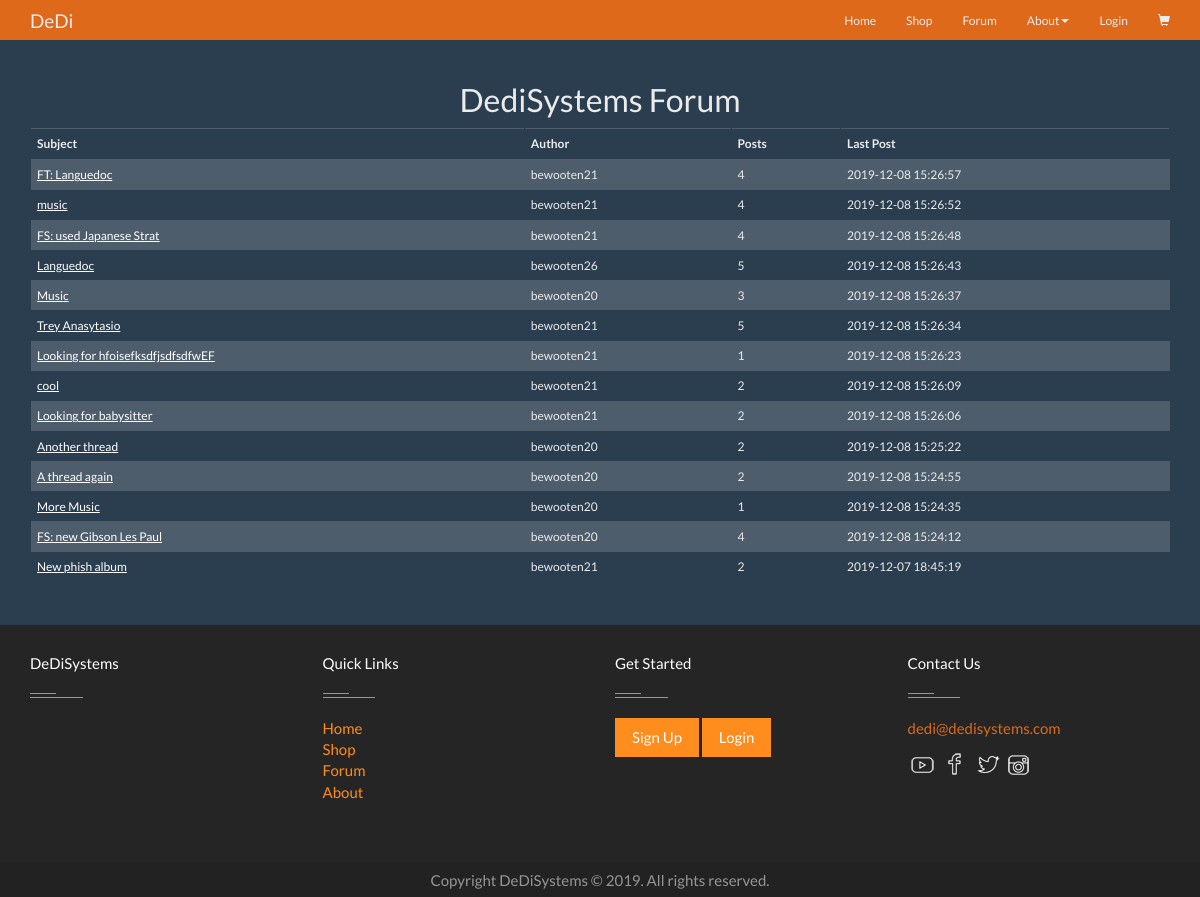
The page /index.php?action=forum on the database its author committed.
### tables this page shows
CREATE TABLE `thread` (
  `threadId` int(11) NOT NULL,
  `author` varchar(50) NOT NULL,
  `time` timestamp NOT NULL DEFAULT CURRENT_TIMESTAMP,
  `subject` varchar(75) NOT NULL,
  `body` varchar(4000) NOT NULL,
  `numPosts` int(11) NOT NULL,
  `lastPost` datetime NOT NULL
);

### model/thread_db.php (called while the page is built, shortened)
<?php
require('thread.php');
class thread_db{
    public static function get_threads(){
        $db = Database::getDB();
        $query = 'SELECT * FROM thread
                        ORDER by lastPost DESC' ;
        $statement = $db->prepare($query);
        $statement->execute();
        $rows = $statement->fetchAll();
        $threads = [];
        foreach ($rows as $value) {
            $threads[$value['threadId']]= new thread($value['threadId'], $value['author'], $value['lastPost'], $value['subject'], $value['body'], $value['numPosts']);
        }
        return $threads;
    }
}

### model/thread.php (called while the page is built, shortened)
<?php
class thread {
    private $id, $author, $time, $subject, $body, $posts;
    public function __construct($id, $author, $time, $subject, $body, $posts) {
        $this->id = $id;
        $this->author = $author;
        $this->time = $time;
        $this->subject = $subject;
        $this->posts = $posts;
    }
    function getId() {
        return $this->id;
    }
    function getAuthor() {
        return $this->author;
    }
    function getTime() {
        return $this->time;
    }
    function getSubject() {
        return $this->subject;
    }
    function getPosts() {
        return $this->posts;
    }
}

### view/forum.php (the view, shortened to what this page needs)
<!DOCTYPE html>
<html>
    <head>
        <?php include('css\css.php'); ?>
    </head>
    <body>
        <?php include ('nav.php'); ?>
        <br>
        <div class="center" >
            <h2>DediSystems Forum</h2>
        </div>
        <div class="container" id="bottom">
            <table class="table table-bordered table-hover table-striped ">
                <thead class="thead-dark">
                    <tr>
                        <th scope="col">Subject</th>
                        <th scope="col">Author</th>
                        <th scope="col">Posts</th>
                        <th scope="col">Last Post</th>
                    </tr>
                </thead>
                <tbody>
                    <?php foreach ($threads as $t) : ?>
                        <tr>
                            <td><a href="index.php?action=viewThread&amp;id=<?php echo $t->getId(); ?>"><?php echo $t->getSubject(); ?></td>
                            <td><?php echo $t->getAuthor(); ?></td>
                            <td><?php echo $t->getPosts(); ?></td>
                            <td><?php echo $t->getTime(); ?></td>
                        </tr>
                    <?php endforeach; ?>
                </tbody>
            </table>
        </div>
        <br>
        <footer class="footer">
            <?php include('./footer.php'); ?>
        </footer>
    </body>
</html>

### css/custom.css (style rules this page uses)
.center { text-align: center; }
.footer { position: relative; bottom: 0; width: 100%; height: 75px; }
body { min-height: 400px; margin-bottom: 100px; clear: both; }
#bottom { height: 100%; padding-bottom: 0; }

### rows shown on the page
thread: subject "FT: Languedoc", author "bewooten21", numPosts "4", lastPost "2019-12-08 15:26:57"
thread: subject "music", author "bewooten21", numPosts "4", lastPost "2019-12-08 15:26:52"
thread: subject "FS: used Japanese Strat", author "bewooten21", numPosts "4", lastPost "2019-12-08 15:26:48"
thread: subject "Languedoc", author "bewooten26", numPosts "5", lastPost "2019-12-08 15:26:43"
thread: subject "Music", author "bewooten20", numPosts "3", lastPost "2019-12-08 15:26:37"
thread: subject "Trey Anasytasio", author "bewooten21", numPosts "5", lastPost "2019-12-08 15:26:34"
thread: subject "Looking for hfoisefksdfjsdfsdfwEF", author "bewooten21", numPosts "1", lastPost "2019-12-08 15:26:23"
thread: subject "cool", author "bewooten21", numPosts "2", lastPost "2019-12-08 15:26:09"
thread: subject "Looking for babysitter", author "bewooten21", numPosts "2", lastPost "2019-12-08 15:26:06"
thread: subject "Another thread", author "bewooten20", numPosts "2", lastPost "2019-12-08 15:25:22"
thread: subject "A thread again", author "bewooten20", numPosts "2", lastPost "2019-12-08 15:24:55"
thread: subject "More Music", author "bewooten20", numPosts "1", lastPost "2019-12-08 15:24:35"
thread: subject "FS: new Gibson Les Paul", author "bewooten20", numPosts "4", lastPost "2019-12-08 15:24:12"
thread: subject "New phish album", author "bewooten21", numPosts "2", lastPost "2019-12-07 18:45:19"
